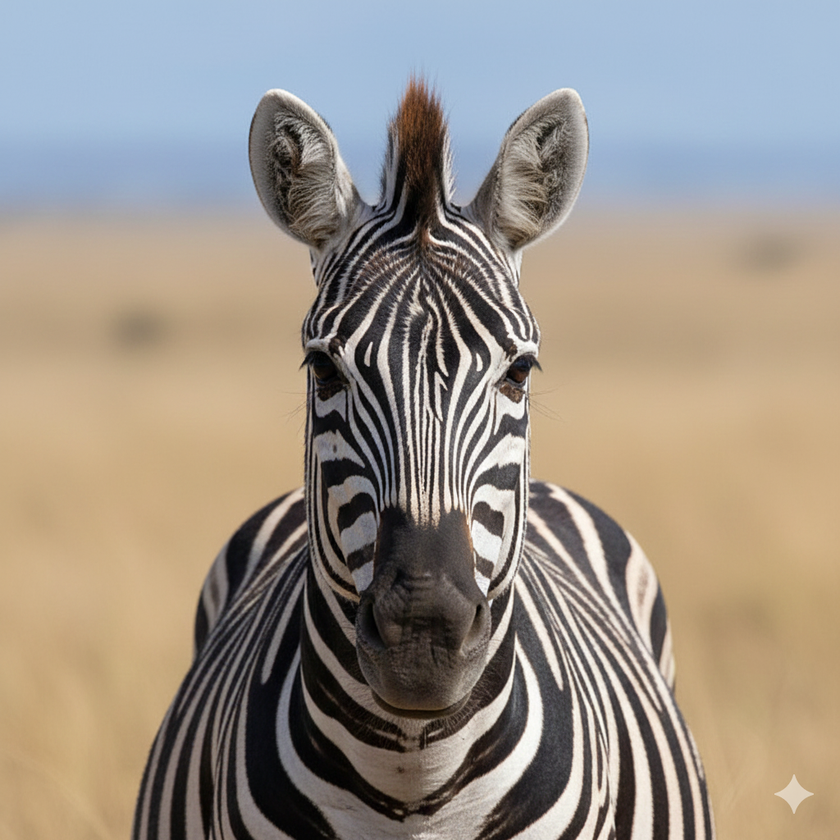
#> input picture img/zebra.png, 840 x 840 px, shrunk from 1024 x 1024 before the run, found by its file name
$ jupyter execute --allow-errors 'Extração_de_Features_usando_PDS.ipynb'
#> lines starting #> are read from the running program, lines starting #| are printed output that depends on the picture
# Extração de Features usando PDS

A Extração de Features é o processo de transformar dados brutos de alta dimensão (como uma sequência de áudio ou uma imagem) em um conjunto de características numéricas (um vetor) que captura a informação essencial do sinal de forma concisa e relevante para a tarefa de ML.

### O Desafio da Dimensionalidade

Trabalhar diretamente com o sinal bruto é frequentemente ineficiente e, muitas vezes, inviável. Por exemplo, um segundo de áudio amostrado a 44.1 kHz gera 44.100 pontos de dados. Um modelo que tenta aprender a partir de 44.100 variáveis por amostra enfrenta o **"Curse of Dimensionality"** (Maldição da Dimensionalidade), resultando em:

1.  **Alto Custo Computacional:** Treinamento lento e uso excessivo de memória.
2.  **Overfitting:** O modelo aprende o ruído e as particularidades da amostra, em vez do padrão geral.

### A Solução do PDS: O Domínio da Frequência

O PDS resolve esse problema oferecendo ferramentas para migrar do **Domínio do Tempo** (onde o sinal é visto como amplitude vs. tempo) para o **Domínio da Frequência** (onde o sinal é visto como energia vs. frequência).

A **Transformada de Fourier** e suas variantes (como a Transformada Discreta de Fourier - DFT) são os pilares dessa transição. Ao analisar a frequência, podemos identificar e quantificar padrões que são invisíveis no domínio do tempo, como o tom fundamental de uma voz ou a textura de uma imagem.

> **Objetivo da Aula:** Aprender a aplicar as ferramentas do PDS, como a DFT e o Filtro de Wiener, para criar vetores de características (features) que são:
> 1.  **Discriminativos:** Maximizam a diferença entre classes (ex: distinguir um "gato" de um "cachorro").
> 2.  **Robustos:** Não são afetados por ruído ou variações irrelevantes (ex: volume do áudio).
> 3.  **Compactos:** Reduzem drasticamente a dimensionalidade do sinal original.

Nesta aula, exploraremos como técnicas consagradas, como os **Coeficientes Cepstrais de Frequência Mel (MFCCs)** para áudio e a aplicação de **Kernels de Convolução** para imagens, são, na verdade, poderosas aplicações da teoria de Processamento de Sinais. Entenderemos o *porquê* dessas técnicas funcionam, e não apenas *como* implementá-las.
```

[cell 1]
# Extração de Features no Domínio da Frequência e Tempo-Frequência (3h)
# Objetivo: Dominar as técnicas essenciais para extrair representações de alta qualidade (features) a partir de sinais, focando no domínio da frequência e tempo-frequência.

# 2.1. Feature Engineering no Domínio do Tempo (45 min)

# Estatísticas simples: Média, desvio padrão, skewness, kurtosis, picos e zero-crossing rate (ZCR).

# Análise de Envoltória e Modulação.

# 2.2. Transformações Essenciais (1h 15 min)

# Spectrogramas: Análise de Curto Prazo de Fourier (STFT) e a visualização de como a frequência muda com o tempo.

# Mel-Frequency Cepstral Coefficients (MFCCs): O padrão para reconhecimento de voz e áudio.

# Delta e Double-Delta Features (Análise de movimento/mudança).

# 2.3. Hands-on em Áudio (1h)

# Implementação de STFT e visualização de um Spectrograma.

# Cálculo de MFCCs em um trecho de áudio usando bibliotecas (librosa).

# Comparação entre features do domínio do tempo e frequência para uma tarefa de ML simples (e.g., classificação de som).

# 1 - Feature Engineering no Domínio do Tempo

A **Feature Engineering** (Engenharia de Características) no domínio do tempo é o processo de extrair informações estatísticas e descritivas de séries temporais (como sinais de áudio, sensores ou dados financeiros) para transformá-las em variáveis preditivas úteis para modelos de Machine Learning.

Nesta aula, focaremos em métricas que descrevem a distribuição, a dispersão e a dinâmica temporal do sinal.

## 1.1. Estatísticas de Tendência Central e Dispersão

Estas métricas fornecem uma visão geral da localização e da variabilidade dos dados.

### Média ($\mu$)

A média é a medida mais comum de tendência central, representando o valor esperado do sinal.

**Fórmula (para um sinal discreto $x[n]$ de $N$ amostras):**

$$\mu = \frac{1}{N} \sum_{n=1}^{N} x[n]$$

### Desvio Padrão ($\sigma$)

O desvio padrão mede a dispersão ou variabilidade dos dados em relação à média. Um valor alto indica que os pontos de dados estão espalhados por uma ampla gama de valores.

**Fórmula:**

$$\sigma = \sqrt{\frac{1}{N-1} \sum_{n=1}^{N} (x[n] - \mu)^2}$$

## 2. Estatísticas de Forma da Distribuição

Estas métricas descrevem a forma da distribuição de probabilidade do sinal, fornecendo informações sobre simetria e caudas.

### 2.1. Assimetria (Skewness)

A assimetria mede o grau de distorção e a falta de simetria em uma distribuição de dados.

*   **Skewness = 0:** Distribuição perfeitamente simétrica (ex: distribuição normal).
*   **Skewness > 0 (Positiva):** A cauda da distribuição é mais longa no lado positivo (direita).
*   **Skewness < 0 (Negativa):** A cauda da distribuição é mais longa no lado negativo (esquerda).

**Fórmula:**

$$
\text{Skewness} = \frac{1}{N} \sum_{n=1}^{N} \left( \frac{x[n] - \mu}{\sigma} \right)^3
$$

### 2.2. Curtose (Kurtosis)

A curtose mede o "peso" das caudas de uma distribuição em relação ao seu pico. Ela indica a probabilidade de valores extremos (outliers).

*   **Curtose = 3 (ou 0, dependendo da definição):** Distribuição Mesocúrtica (similar à normal).
*   **Curtose > 3 (ou > 0):** Distribuição Leptocúrtica (pico mais alto e caudas mais pesadas; mais outliers).
*   **Curtose < 3 (ou < 0):** Distribuição Platicúrtica (pico mais plano e caudas mais leves; menos outliers).

**Fórmula (Curtose Fisher, onde a curtose da normal é 0):**

$$
\text{Kurtosis} = \left[ \frac{1}{N} \sum_{n=1}^{N} \left( \frac{x[n] - \mu}{\sigma} \right)^4 \right] - 3
$$

# Feature Engineering no Domínio do Tempo

## 3. Métricas de Dinâmica Temporal

Estas métricas capturam a taxa de mudança e a estrutura de picos do sinal ao longo do tempo.

### 3.1. Picos (Peaks)

Os picos referem-se aos valores de amplitude máxima e mínima do sinal.

*   **Amplitude de Pico (Peak Amplitude):** O valor máximo absoluto do sinal.
    $$
    \text{Peak Amplitude} = \max(|x[n]|)
    $$
*   **Fator de Crista (Crest Factor):** A razão entre a amplitude de pico e o valor RMS (Root Mean Square) do sinal. É uma medida útil para identificar a presença de impulsos ou falhas em sinais de vibração.
    $$
    \text{Crest Factor} = \frac{\text{Peak Amplitude}}{\text{RMS}}
    $$
    Onde $\text{RMS} = \sqrt{\frac{1}{N} \sum_{n=1}^{N} x[n]^2}$.

### 3.2. Taxa de Cruzamento por Zero (Zero-Crossing Rate - ZCR)

O ZCR é o número de vezes que o sinal muda de sinal (de positivo para negativo ou vice-versa) em um determinado quadro de tempo. É uma característica crucial em sinais de áudio e fala, onde ajuda a distinguir entre sons vocálicos (baixo ZCR) e consoantes não-sonoras (alto ZCR).

**Fórmula:**

$$
\text{ZCR} = \frac{1}{N-1} \sum_{n=1}^{N-1} \mathbb{I} \{ x[n] x[n-1] < 0 \}
$$

onde $\mathbb{I}$ é a função indicadora, que retorna 1 se a condição dentro das chaves for verdadeira, e 0 caso contrário.

## 4. Implementação em Python (Pandas e SciPy)

A biblioteca `scipy.stats` é ideal para calcular a maioria dessas estatísticas de forma eficiente.

\`\`\`python
import numpy as np
import pandas as pd
from scipy.stats import skew, kurtosis

# 1. Geração de um sinal de exemplo (série temporal)
np.random.seed(42)
# Sinal base (ruído normal)
sinal_base = np.random.normal(loc=0, scale=1, size=1000)
# Adicionando um pico (outlier) para testar skewness/kurtosis
sinal_exemplo = np.append(sinal_base, [10, 12, 15])
N = len(sinal_exemplo)

# 2. Cálculo das Features
media = np.mean(sinal_exemplo)
desvio_padrao = np.std(sinal_exemplo, ddof=1) # ddof=1 para desvio padrão amostral

# Skewness e Kurtosis (Fisher)
skewness_val = skew(sinal_exemplo)
kurtosis_val = kurtosis(sinal_exemplo)

# Picos e RMS
peak_amplitude = np.max(np.abs(sinal_exemplo))
rms = np.sqrt(np.mean(sinal_exemplo**2))
crest_factor = peak_amplitude / rms

# Zero-Crossing Rate (ZCR)
# Conta as mudanças de sinal (x[n] * x[n-1] < 0)
zcr_val = np.sum(np.diff(np.sign(sinal_exemplo)) != 0) / (N - 1)

# 3. Apresentação dos Resultados
features = pd.DataFrame({
    'Métrica': ['Média', 'Desvio Padrão', 'Skewness', 'Kurtosis', 'Peak Amplitude', 'Crest Factor', 'ZCR'],
    'Valor': [media, desvio_padrao, skewness_val, kurtosis_val, peak_amplitude, crest_factor, zcr_val]
})

print("--- Features de Engenharia no Domínio do Tempo ---")
print(features.to_markdown(index=False, floatfmt=".4f"))
\`\`\`

## 5. Referências

*   **Estatísticas Descritivas:** Uso de momentos estatísticos (média, variância, assimetria, curtose) em análise de dados.
*   **Processamento de Sinais:** Aplicações do Zero-Crossing Rate (ZCR) em análise de fala e áudio.
*   **SciPy Documentation:** Módulo `scipy.stats` para cálculo de estatísticas.
\`\`\`

# 2 - Transformada de Fourier e a Transformada Rápida de Fourier (FFT)

A Transformada de Fourier (TF) é uma ferramenta essencial em Processamento Digital de Sinais (PDS), pois possibilita representar um sinal como a soma de seus componentes em frequência, estabelecendo a relação entre os domínios do tempo e da frequência.

## 2.1 -  A Transformada de Fourier Contínua (TFC)

A TFC é aplicada a sinais contínuos no tempo, $x(t)$, e resulta em uma função contínua no domínio da frequência, $X(f)$.

### Definição

A TFC de um sinal $x(t)$ é definida por:

$$
X(f) = \mathscr{F}\{x(t)\}
     = \int_{-\infty}^{\infty} x(t)\, e^{-j 2\pi f t}\, dt
$$

onde:
*   $x(t)$ é o sinal no domínio do tempo.
*   $X(f)$ é a representação do sinal no domínio da frequência.
*   $f$ é a frequência em Hertz (Hz).
*   $j$ é a unidade imaginária ($\sqrt{-1}$).

### Transformada Inversa de Fourier Contínua (TIFC)

A TIFC permite reconstruir o sinal original a partir de sua representação no domínio da frequência:

$$
x(t) = \mathscr{F}^{-1}\{X(f)\} = \int_{-\infty}^{\infty} X(f) e^{j 2 \pi f t} df
$$

⚠️ **Não é implementada diretamente no computador, pois:** ⚠️
- computadores lidam apenas com dados discretos
- sinais reais precisam ser amostrados

[cell 2]
import numpy as np
import matplotlib.pyplot as plt

t=np.linspace(-5,6,100)
w=np.linspace(-50,60,1000)
x=(t==0)

plt.subplot(2,2,1),plt.plot(t,x),plt.xlabel('t-->'),plt.ylabel('$\u03B4[t]$'),plt.title('Input Signal')
y1=np.zeros(len(w))

for i in range(len(t)):
	y = x[i] * np.exp(-1j * w * t[i])
	y1 = y1 + y
y2 = np.zeros(len(t))

for i in range(len(w)):
	y3 = y1[i] * np.exp(1j * w[i] * t)
	y2 = y2 + y3

plt.subplot(2,2,2),plt.plot(w,np.abs(y1),linewidth=3),plt.title('Magnitude response')
plt.xlabel('$Ω$-->'),plt.ylabel('|\u03B4(${Ω}$|')
plt.subplot(2,2,3),plt.plot(w,np.angle(y1),linewidth=3),plt.title('Phase response')
plt.xlabel('$Ω$-->'),plt.ylabel('$\phi({Ω})$')
plt.subplot(2,2,4),plt.plot(t,y2/np.max(y2)),plt.xlabel('t-->'),plt.ylabel('$\u03B4[t]$'),
plt.title('Reconstructed Signal')
plt.tight_layout()
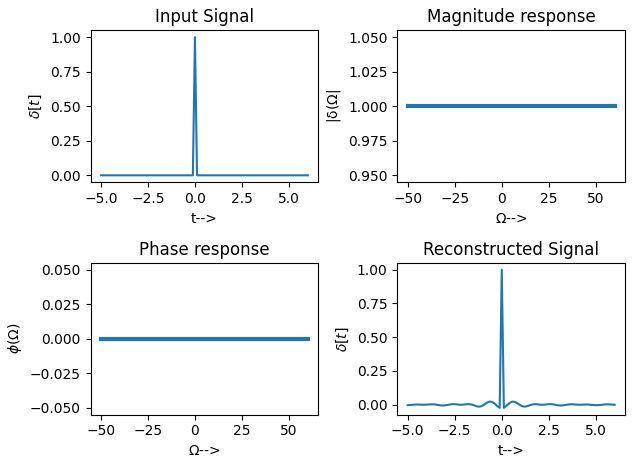
#> figure drawn by matplotlib, 4 panels; panel 1: curve peaks at x = 0, y = 1; panel 4: curve peaks at x = 0, y = 1

Vamos aplicar agora a transformada de fourier naquele sinal de audio `wave.ys` definido anteiormente.

[cell 3]
import numpy as np
import matplotlib.pyplot as plt

# ----------------------------------
# Assume you already have:
# wave -> np.array (1D)
# ----------------------------------

Fs = 1000  # frequência de amostragem (Hz) — ajuste se necessário
#> (the rest of this cell did not finish here and is left out)

## 2.2 - A Transformada Discreta de Fourier (DFT)

Para que a Transformada de Fourier possa ser processada por um computador, que lida apenas com dados discretos e finitos, é necessário utilizar a Transformada Discreta de Fourier (TDF). A TDF opera sobre uma sequência finita de $N$ amostras de um sinal.

### Definição

Dada uma sequência de $N$ amostras $x[n]$, para $n = 0, 1, \dots, N-1$, a TDF é definida como:

$$
X[k] = \sum_{n=0}^{N-1} x[n] e^{-j \frac{2 \pi k n}{N}}
$$

onde:
*   $x[n]$ é a $n$-ésima amostra do sinal discreto.
*   $X[k]$ é o $k$-ésimo coeficiente de frequência (bin).
*   $k$ é o índice de frequência, $k = 0, 1, \dots, N-1$.

### Transformada Inversa Discreta de Fourier (TIDF)

A TIDF permite a reconstrução da sequência original no domínio do tempo:

$$
x[n] = \frac{1}{N} \sum_{k=0}^{N-1} X[k] e^{j \frac{2 \pi k n}{N}}
$$

[cell 4]
import numpy as np
import matplotlib.pyplot as plt
from imageio import imread

# Carregar imagem RGB
img = imread("/content/zebra.png")  # shape: (H, W, 3)
#> img is the input picture: shape (840, 840, 3); mean R, G, B 155.9, 146.7, 135.9

# Converter para float
img = img.astype(float)

gray = (
    0.299 * img[:, :, 0] +
    0.587 * img[:, :, 1] +
    0.114 * img[:, :, 2]
)
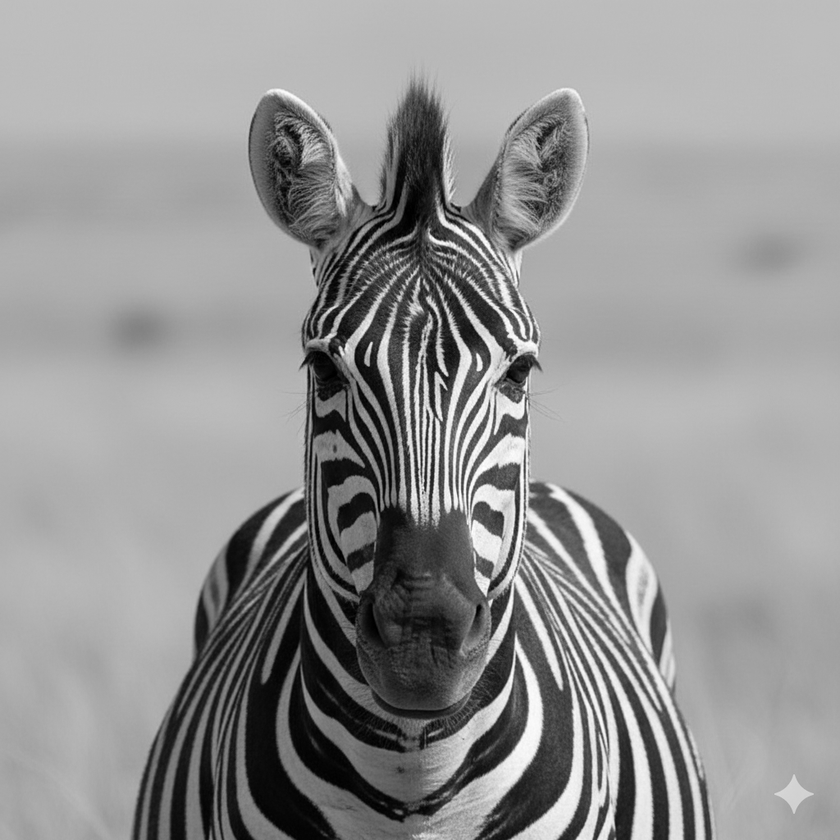
#> gray: shape (840, 840) float64; min 0, max 255, mean 148.2

# ----------------------------------
# 2D Fourier Transform
# ----------------------------------
F = np.fft.fftshift(np.fft.fft2(gray))
magnitude = np.log(1 + np.abs(F))
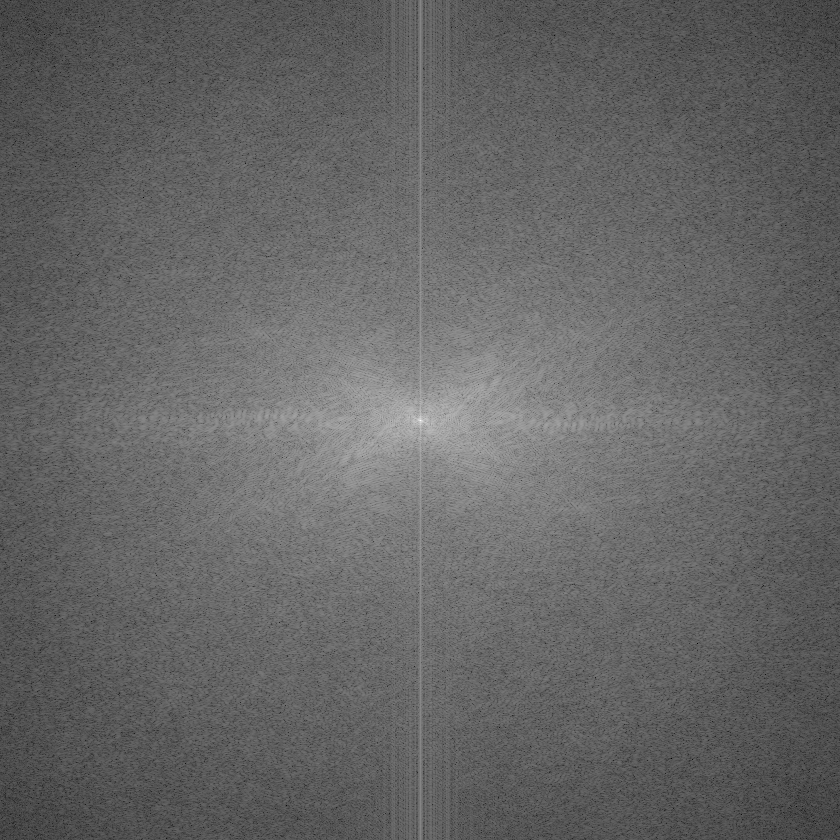
#> magnitude: shape (840, 840) float64; min 1.1, max 18.47, mean 8.01; drawn with min black and max white

# ----------------------------------
# Plot
# ----------------------------------
fig, axs = plt.subplots(1, 2, figsize=(10, 4))

# Grayscale image
axs[0].imshow(gray, cmap="gray")
axs[0].set_title("Imagem em Tons de Cinza")
axs[0].axis("off")

# DFT magnitude
axs[1].imshow(magnitude, cmap="gray")
axs[1].set_title("DFT da Imagem (Magnitude)")
axs[1].axis("off")

plt.tight_layout()
plt.show()
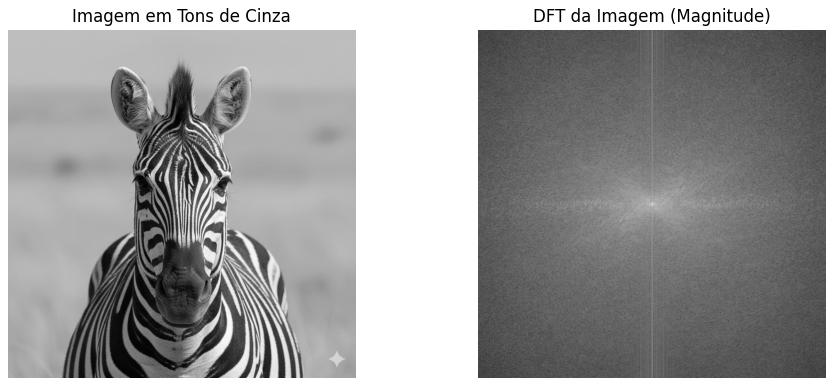
#> figure drawn by matplotlib, 2 panels
